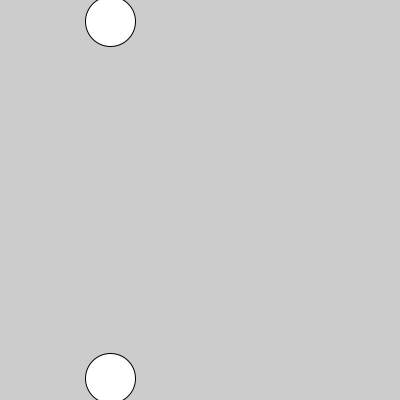
Frame 1 (no input)
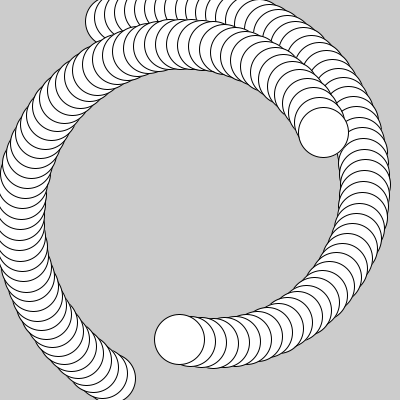
Frame 60 (the mouse pressed at the canvas centre just before this capture)
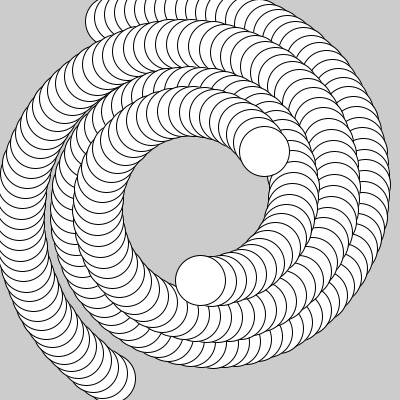
Frame 120 (the mouse held since frame 60 and released just before this capture)

The Processing sketch that drew these frames (run headless with seeded random() and noise(); from frame 60 on, the mouse is pressed at the canvas centre):

// Processing sketch: binary_stars
// ── binary_stars.pde
int x1,radius1, radius2, maxRad;
PVector center, star1, star2;
float changeRate, angle = -90;
float arcNum, spl, spl1, spl2;
int centerX, centerY;

void setup() {
  size(400,400);
  x1 = 200;
  changeRate = .05;
  radius1 = 50;
  radius2 = 50;
  maxRad = radius1 + radius2;
  arcNum = 2*PI/maxRad;
  centerX = width/2;
  centerY = width/2;
}

void draw() {
  //background(255);
  center = new PVector(centerX, centerY);
  star1 = new PVector(center.x + cos(angle)*x1, center.y + sin(angle)*x1);
  star2 = new PVector(center.x + cos(angle+180)*x1, center.y + sin(angle+180)*x1);
  if (x1 > 0) {   
    ellipse(star1.x, star1.y, radius1, radius2);
    ellipse(star2.x, star2.y, radius1, radius2);
    angle += changeRate;
    changeRate *= 1.008;
    x1 -= 1;
  } 
  else if (radius1 < maxRad){
    ellipse(center.x, center.y, radius1, radius1);
    radius1 += 1;
  } else {
      //arc(width/2, height/2, radius1, radius1, spl1*arcNum, (spl1+2)*arcNum);
      //arc(width/2, height/2, radius2, radius2, spl2*arcNum, (spl2+1)*arcNum);
    for (int i=0; i < maxRad/3; i++) {
      spl = int(random(0, maxRad));
      if (i%7 == 0) {
        arc(center.x, center.y, radius1, radius1, spl*arcNum, (spl+1)*arcNum);
      } else if (i%3 == 0) {
        arc(center.x, center.y, radius2, radius2, spl*arcNum, (spl+1)*arcNum);
      }
    }
    radius1 += 1;
    radius2 += 2;
  }
}

void mousePressed() {
  centerX = mouseX;
  centerY = mouseY;
}
